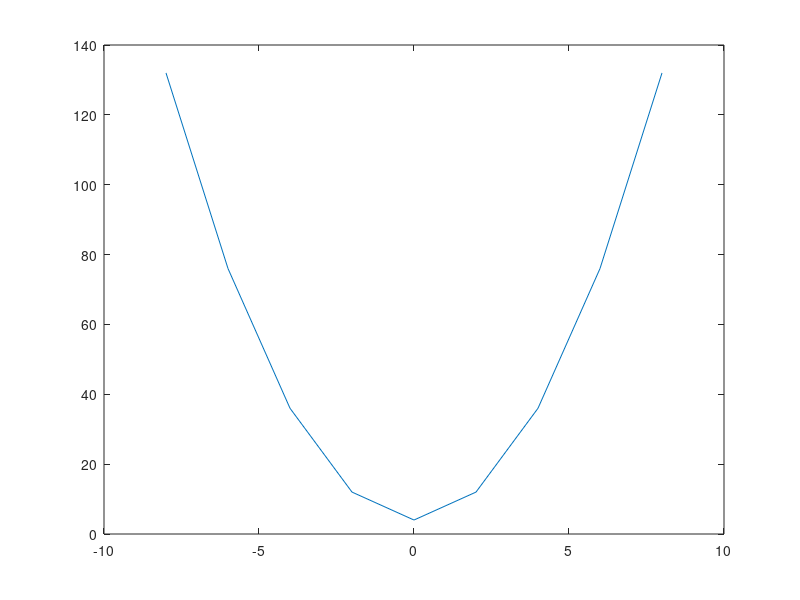

MATLAB code to generate this figure:
%ENGR 151 Lab 3 Part 2

clc
clear
disp('ENGR 151 Lab 3 Part 2')
disp('Emilio Lopez')
disp('')

x=NaN(1,9);
y=NaN(1,9);

for i=1:9
    x(i)=-10+i*2
    y(i)=2*x(i)^2+4
    pause(2)
end
plot(x,y)

    